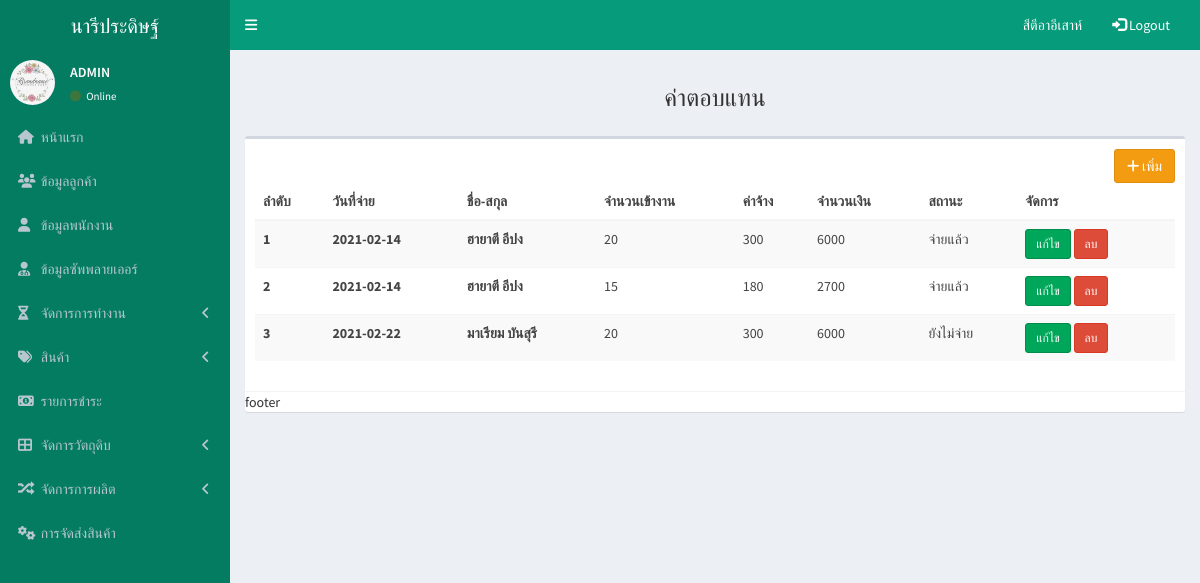
/pages/salary/salary_show.php (signed in), run on the app's committed database.
### tables this page shows
CREATE TABLE `salary` (
  `salary_id` int(10) NOT NULL,
  `user_id` int(10) NOT NULL,
  `payment_date` date NOT NULL,
  `money` double NOT NULL,
  `amount_work` int(10) NOT NULL,
  `amount_money` double NOT NULL,
  `status` enum('ยังไม่จ่าย','จ่ายแล้ว') NOT NULL DEFAULT 'ยังไม่จ่าย'
);

### pages/salary/salary_show.php (the view, shortened to what this page needs)
<!DOCTYPE html>
<html>
<head>
    <link rel="stylesheet" href="../../bower_components/bootstrap/dist/css/bootstrap.min.css">
    <link rel="stylesheet" href="../../bower_components/font-awesome/css/font-awesome.min.css">
    <link rel="stylesheet" href="../../bower_components/Ionicons/css/ionicons.min.css">
    <link rel="stylesheet" href="../../dist/css/AdminLTE.min.css">
    <link rel="stylesheet" href="../../dist/css/skins/_all-skins.min.css">
</head>
<body class="hold-transition skin-blue sidebar-mini">
    <div class="wrapper">
        <?php
  include("db.php");
  ?>
        <header class="main-header">
            <a href="../admin/admin.php" class="logo">
                <span class="logo-lg">นารีประดิษฐ์</span>
            </a>
            <?php
                include('../bar/navbar.php');
                include('../bar/sidebar.php');
            ?>
            <div class="content-wrapper">
                <section class="content-header">
                    <center>
                        <h3>ค่าตอบแทน</h3>
                    </center>
                </section>
                <section class="content">
                    <div class="box">
                        <div class="box-header with-border">
                            <a href="salary_form.php" class="btn btn-warning pull-right"><i class="fa fa-plus"></i>
                                เพิ่ม</a>
                            <?php
                                $sql = "SELECT  salary.salary_id,
                                                salary.payment_date,
                                                salary.amount_work,
                                                salary.money,
                                                salary.amount_money,
                                                salary.status,
                                               login.name,
                                               login.lastname
                                        FROM    salary
                                        INNER JOIN login ON  salary.user_id = login.user_id
                                        WHERE login.level = 'E' ";
                                $query = mysqli_query($conn,$sql);
                            ?>
                            <table class="table table-striped">
                                <thead>
                                    <tr>
                                        <th scope="col">ลำดับ</th>
                                        <th scope="col">วันที่จ่าย</th>
                                        <th scope="col">ชื่อ-สกุล </th>
                                        <th scope="col">จำนวนเข้างาน</th>
                                        <th scope="col">ค่าจ้าง</th>
                                        <th scope="col">จำนวนเงิน</th>
                                        <th scope="col">สถานะ</th>
                                        <th scope="col">จัดการ</th>
                                    </tr>
                                </thead>
                                <tbody>
                                    <?php
                                    $i =1;
                                    if($sql)
                                    {
                                        while($row=mysqli_fetch_array($query,MYSQLI_ASSOC))
                                        {
                                    ?>
                                    <tr>
                                        <th><?php echo $i; ?></th>
                                        <th><?php echo $row['payment_date']; ?></th>
                                        <th><?php echo $row['name'];?> <?php echo $row['lastname']; ?>
                                        </th>
                                        <td><?php echo $row['amount_work']; ?></td>
                                        <td><?php echo $row['money']; ?></td>
                                        <td><?php echo $row['amount_money']; ?></td>
                                        <td><?php echo $row['status']; ?></td>
                                        <td>
                                            <a href="salary_form_update.php?txtid=<?php echo $row['salary_id'];?>"
                                                class="btn btn-success btn-sm">แก้ไข</a>
                                            <a href="salary_del.php?txtid=<?php echo $row['salary_id'];?>"
                                                onclick="return confirm('คุณจะลบข้อมูลนี้ใช่หรือไม่?')"
                                                class="btn btn-danger btn-sm">ลบ</a>
                                        </td>
                                    </tr>
                                    <?php
                                        $i ++; }
                                    }
                                    else
                                {
                                echo "No Recoer Found";
                                }
                                     ?>
                                </tbody>
                            </table>
                        </div>
                        footer
                    </div>
                </section>
            </div>
</body>
</html>

### data on the page
salary: payment_date "2021-02-14", user.name "ฮายาตี", user.lastname "อีปง", amount_work "20", money "300", amount_money "6000", status "จ่ายแล้ว"
salary: payment_date "2021-02-14", user.name "ฮายาตี", user.lastname "อีปง", amount_work "15", money "180", amount_money "2700", status "จ่ายแล้ว"
salary: payment_date "2021-02-22", user.name "มาเรียม", user.lastname "บันสุรี", amount_work "20", money "300", amount_money "6000", status "ยังไม่จ่าย"

### other printed values
$_SESSION["username"] "สีตีอาอีเสาห์"
